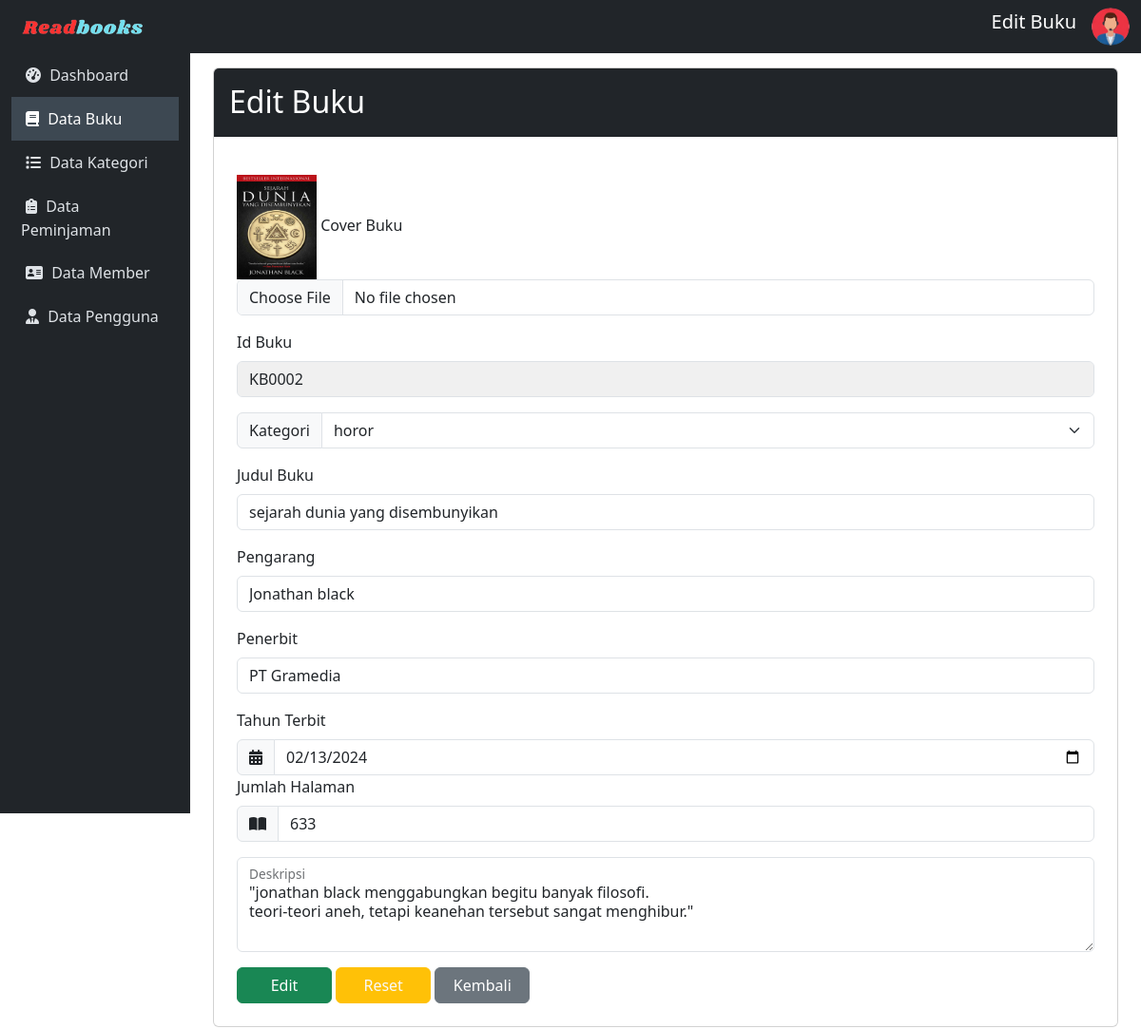
The page /admin/buku/editBuku.php?id_buku=KB0002 on the database its author committed.
### tables this page shows
CREATE TABLE `buku` (
  `cover` varchar(250) NOT NULL,
  `id_buku` varchar(10) NOT NULL,
  `judul` varchar(50) NOT NULL,
  `kategori` varchar(50) NOT NULL,
  `pengarang` varchar(50) NOT NULL,
  `penerbit` varchar(50) NOT NULL,
  `thn_terbit` date NOT NULL,
  `jml_halaman` int(50) NOT NULL,
  `deskripsi` varchar(250) NOT NULL,
  `isi_buku` varchar(250) NOT NULL
);

### config/config.php (called while the page is built, shortened)
<?php
$host = "127.0.0.1";
$username = "root";
$password = "";
$database_name = "ukk_padil";
$connection = mysqli_connect($host, $username, $password, $database_name);
function queryReadData($dataKategori)
{
  global $connection;
  $result = mysqli_query($connection, $dataKategori);
  $items = [];
  while ($item = mysqli_fetch_assoc($result)) {
    $items[] = $item;
  }
  return $items;
}
?>

### admin/buku/editBuku.php (the view, shortened to what this page needs)
<?php
include "../../config/config.php";
$id = $_GET['id_buku'];
$databuku = queryReadData("SELECT * FROM buku where id_buku = '$id' ");
?>
<!DOCTYPE html>
<html lang="en">
<head>
    <link href="https://cdn.jsdelivr.net/npm/bootstrap@5.3.2/dist/css/bootstrap.min.css" rel="stylesheet">
</head>
<body>
    <nav class="navbar navbar-expand-lg navbar-dark sticky-top">
        <div class="container-fluid">
            <a class="navbar-brand" href="index.php"><img src="../../assets/readbook.png" width="150px"></a>
            <div class="collapse navbar-collapse" id="mynavbar">
                <ul class="navbar-nav ms-auto">
                    <li class="nav-item">
                        <span class="navbar-brand text-center">Edit Buku</span>
                    </li>
                    <li class="nav-item">
                        <i id="profile-icon" class="bi bi-person-circle text-light" data-bs-toggle="dropdown">
                            <img src="../../assets/adminLogo.png" alt="Avatar Logo" style="width:40px;" class="rounded-pill"></i>
                    </li>
                </ul>
            </div>
        </div>
    </nav>
    <div class="container-fluid">
        <div class="row">
            <nav id="sidebar" class="col-md-3 col-lg-2 d-md-block position-fixed vh-100">
                <div class="position-sticky">
                    <ul class="nav flex-column">
                        <li class="nav-item">
                            <a class="nav-link" href="../index.php">
                               <i class="fa fa-dashboard" style="margin: 5px;"></i>
                                Dashboard
                            </a>
                        </li>
                        <li class="nav-item">
                            <a class="nav-link active" href="data-buku.php">
                            <i class="fa fa-book" style="margin: 5px;"></i>
                                Data Buku
                            </a>
                        </li>
                        <li class="nav-item">
                            <a class="nav-link" href="../kategori/data-kategori.php">
                            <i class="fa fa-list" style="margin: 5px;"></i>
                                Data Kategori
                            </a>
                        </li>
                        <li class="nav-item">
                            <a class="nav-link" href="../peminjaman/data-peminjaman.php">
                            <i class="fas fa-clipboard-list" style="margin: 5px;"></i>
                                Data Peminjaman
                            </a>
                        </li>
                        <li class="nav-item">
                            <a class="nav-link" href="../member/data-member.php">
                            <i class="fa fa-address-card" style="margin: 5px;"></i>
                                Data Member
                            </a>
                        </li>
                        <li class="nav-item">
                            <a class="nav-link" href="../akun/pengguna.php">
                            <i class="fas fa-user-tie" style="margin: 5px;"></i>
                                Data Pengguna
                            </a>
                        </li>
                    </ul>
                </div>
            </nav>
            <main id="content" class="col-md-9 ms-sm-auto col-lg-10 px-md-4">
                <div class="card">
                <div class="card-header bg-dark text-white">
                        <h2 class="mt-2">Edit Buku</h2>
                    </div>
                    <?php foreach ($databuku as $item) : ?>
                        <div class="card-body">
                            <form action="" method="post" enctype="multipart/form-data" class="mt-3 p-2">
                                    <div class="custom-css-form">
                                        <div class="mb-3">
                                            <img src="../../assets/imgDB/<?= $item["cover"]; ?>" width="84px" height="110px">
                                            <label for="formFileMultiple" class="form-label">Cover Buku</label>
                                            <input class="form-control" type="file" name="cover" id="formFileMultiple">
                                        </div>
                                        <div class="mb-3">
                                            <label for="exampleFormControlInput1" class="form-label">Id Buku</label>
                                            <input type="text" class="form-control" name="id_buku" id="id_buku" value="<?= $item['id_buku']; ?>" readonly style="background-color: #f0f0f0;">
                                        </div>
                                    </div>
                                    <div class="input-group mb-3">
                                        <label class="input-group-text" for="inputGroupSelect01">Kategori</label>
                                        <select class="form-select" id="kategori" name="kategori" value="">
                                            <option selected><?= $item["kategori"]; ?></option>
                                        </select>
                                    </div>
                                    <div class="mb-3">
                                        <label for="exampleFormControlInput1" class="form-label">Judul Buku</label>
                                        <input type="text" class="form-control" name="judul" id="judul" value="<?= $item['judul']; ?>">
                                    </div>
                                    <div class="mb-3">
                                        <label for="exampleFormControlInput1" class="form-label">Pengarang</label>
                                        <input type="text" class="form-control" name="pengarang" id="pengarang" value="<?= $item['pengarang']; ?>">
                                    </div>
                                    <div class="mb-3">
                                        <label for="exampleFormControlInput1" class="form-label">Penerbit</label>
                                        <input type="text" class="form-control" name="penerbit" id="penerbit" value="<?= $item['penerbit']; ?>">
                                    </div>
                                    <label for="validationCustom01" class="form-label">Tahun Terbit</label>
                                    <div class="input-group mt-0">
                                        <span class="input-group-text" id="basic-addon1"><i class="fa-solid fa-calendar-days"></i></span>
                                        <input type="date" class="form-control" name="thn_terbit" id="thn_terbit" value="<?= $item['thn_terbit']; ?>">
                                    </div>
                                    <label for="validationCustom01" class="form-label">Jumlah Halaman</label>
                                    <div class="input-group mt-0">
                                        <span class="input-group-text" id="basic-addon1"><i class="fa-solid fa-book-open"></i></span>
                                        <input type="number" class="form-control" name="jml_halaman" id="jml_halaman" value="<?= $item['jml_halaman']; ?>">
                                    </div>
                                    <div class="form-floating mt-3 mb-3">
                                        <textarea class="form-control" placeholder="sinopsis tentang buku ini" name="deskripsi" id="deskripsi" style="height: 100px"><?= $item['deskripsi']; ?></textarea>
                                        <label for="floatingTextarea2">Deskripsi</label>
                                    </div>
                                    <div class="custom-css-form">
                                        <button class="btn btn-success" type="submit" name="edit" style="width:100px;">Edit</button>
                                        <input type="reset" class="btn btn-warning text-light" value="Reset" style="width:100px;">
                                        <a class="btn btn-secondary" href="data-buku.php" style="width:100px;">Kembali</a>
                                    </div>
                            </form>
                        <?php endforeach; ?>
            </main>
        </div>
    </div>
</body>
</html>

### admin/buku/editBuku.php (style rules this page uses)
body { font-family: 'Segoe UI', Tahoma, Geneva, Verdana, sans-serif; }
#sidebar { background-color: #212529; color: #fff; }
#content { transition: margin-left 0.5s; padding: 15px; }
.navbar { background-color: #212529; }
.navbar-brand { color: #fff; }
.nav-link { padding: 10px; text-decoration: none; color: #dee2e6; transition: background-color 0.3s, color 0.3s; }
.nav-link.active { background-color: #3d4852; color: #fff; }

### rows shown on the page
buku: cover (picture), id_buku "KB0002", kategori "horor", judul "sejarah dunia yang disembunyikan", pengarang "Jonathan black", penerbit "PT Gramedia", thn_terbit "02/13/2024", jml_halaman "633", deskripsi "\"jonathan black menggabungkan begitu banyak filosofi. teori-teori aneh, tetapi keanehan tersebut sangat menghibur.\""
